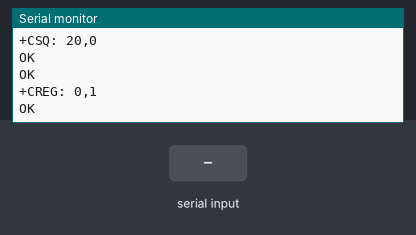
The sketch below on a simulated Arduino Uno, built with avr-gcc and run on an emulated ATmega328P. Parts: the last lines printed to the serial monitor. The inputs (shaded band) are chosen by the test bench. The modem accepts every AT command (registered, SIM ready, sends succeed) and sends nothing else.

Above: at 9.2 s.
9.3 s: "1" received over the second serial link
At 10.1 s:
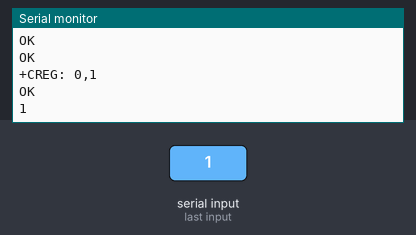
10.8 s: "0" received over the second serial link
At 12.4 s:
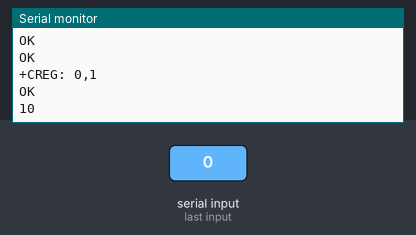

Measured:
- after the input at 9.3 s, the serial monitor: prints a new line after 0.24 s (image 1)
- after the input at 10.8 s, the serial monitor: prints a new line after 0.24 s (image 2)

The sketch:

sim800.ino
```cpp
#include <SoftwareSerial.h>
SoftwareSerial mySerial(3,2);


void setup() {
  // put your setup code here, to run once:
  Serial.begin(9600);
  mySerial.begin(9600);

  for (int i = 0; i<=5;i++){
    Serial.print(".");
    delay(1000);
  }
  mySerial.println("AT");// Handshake test
  updateSerial();
  mySerial.println("AT+CSQ");//Signal quailty test
  updateSerial();
  mySerial.println("AT+CCID");//Read sim if it is plugged
  updateSerial();
  mySerial.println("AT+CREG?");//Check whether it has registered in the network
  updateSerial();
}

void loop() {
  // put your main code here, to run repeatedly:
  updateSerial();
}

void updateSerial(){
  delay(500);
  while (Serial.available()){
    mySerial.write(Serial.read());
  }
  while(mySerial.available()){
    Serial.write(mySerial.read());
  }

}
```
